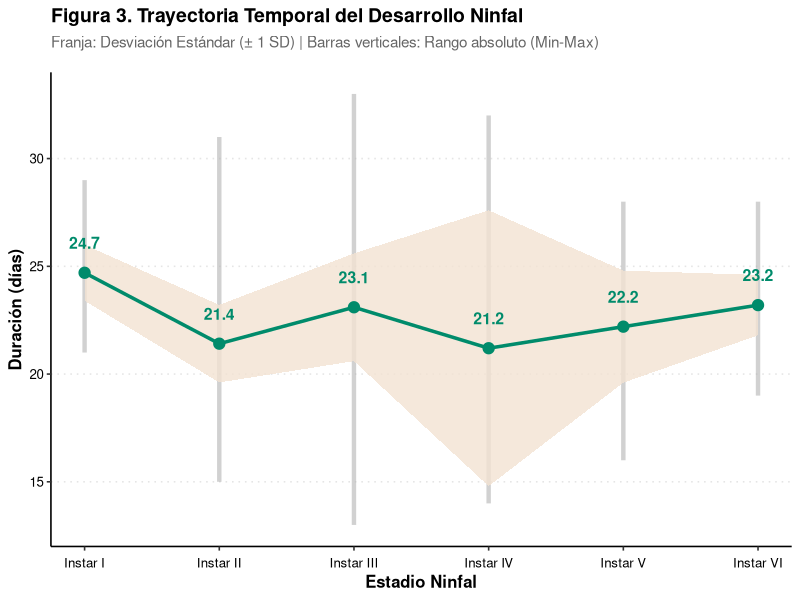

R code for this plot:
# ============================================================
# SCRIPT: 05_duracion_ninfal_visual.R
# DESCRIPCIÓN: Visualización de tendencia central (SD) superpuesta 
#              con rangos absolutos (Min-Max).
# ============================================================
library(dplyr)
library(ggplot2)

df_ninfas <- data.frame(
  estadio = factor(
    c("Instar I", "Instar II", "Instar III", "Instar IV", "Instar V", "Instar VI"),
    levels = c("Instar I", "Instar II", "Instar III", "Instar IV", "Instar V", "Instar VI")
  ),
  media_dias = c(24.7, 21.41, 23.1, 21.2, 22.2, 23.2),
  sd = c(1.3, 1.8, 2.5, 6.4, 2.6, 1.4),
  rango_min = c(21, 15, 13, 14, 16, 19),
  rango_max = c(29, 31, 33, 32, 28, 28)
)

df_plot <- df_ninfas |>
  mutate(ymin_sd = media_dias - sd, ymax_sd = media_dias + sd, x_num = as.numeric(estadio))

p_duracion_dual <- ggplot(df_plot, aes(x = x_num, y = media_dias)) +
  geom_linerange(aes(ymin = rango_min, ymax = rango_max), color = "grey70", linewidth = 1.5, alpha = 0.6) +
  geom_ribbon(aes(ymin = ymin_sd, ymax = ymax_sd), fill = "#F2E2D2", alpha = 0.8) +
  geom_line(color = "#008B6B", linewidth = 1.2) +
  geom_point(color = "#008B6B", size = 3.5) +
  geom_text(aes(label = round(media_dias, 1)), vjust = -2, color = "#008B6B", fontface = "bold", size = 4) +
  scale_x_continuous(breaks = 1:6, labels = df_plot$estadio) +
  theme_classic(base_size = 12) +
  theme(axis.title = element_text(face = "bold"), axis.text.x = element_text(color = "black", margin = margin(t = 5)),
        axis.text.y = element_text(color = "black"), panel.grid.major.y = element_line(color = "grey90", linetype = "dotted"),
        plot.title = element_text(face = "bold", size = 14), plot.subtitle = element_text(color = "grey40", size = 11, margin = margin(b = 15))) +
  labs(title = "Figura 3. Trayectoria Temporal del Desarrollo Ninfal",
       subtitle = "Franja: Desviación Estándar (± 1 SD) | Barras verticales: Rango absoluto (Min-Max)",
       x = "Estadio Ninfal", y = "Duración (días)")

# EXPORTACIÓN ACTIVA Y CORREGIDA
ggsave("figura_03_duracion_ninfal.jpg", plot = p_duracion_dual, path = "pics", width = 9, height = 5.5, dpi = 300)
